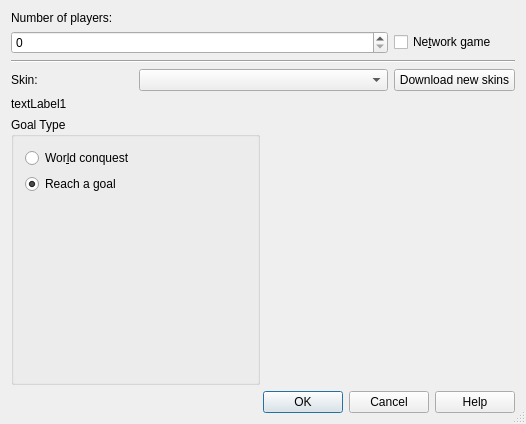
<ui version="4.0" >
 <author>Gaël de Chalendar &lt;kleag@free.fr></author>
 <comment>Enables to choose the number of players and the game skin used</comment>
 <class>NewGameDialog</class>
 <widget class="QDialog" name="NewGameDialog" >
  <property name="geometry" >
   <rect>
    <x>0</x>
    <y>0</y>
    <width>526</width>
    <height>424</height>
   </rect>
  </property>
  <property name="windowTitle" >
   <string>Ksirk - New game properties</string>
  </property>
  <property name="sizeGripEnabled" >
   <bool>true</bool>
  </property>
  <layout class="QGridLayout" >
   <item row="0" column="0" colspan="4" >
    <widget class="QLabel" name="textLabel1" >
     <property name="text" >
      <string>Number of players:</string>
     </property>
     <property name="wordWrap" >
      <bool>false</bool>
     </property>
    </widget>
   </item>
   <item row="1" column="0" colspan="3" >
    <widget class="QSpinBox" name="playersNumberEntry" >
     <property name="toolTip" >
      <string>Spin this to choose the number of players.</string>
     </property>
     <property name="whatsThis" >
      <string>A spin box to choose the number of players</string>
     </property>
    </widget>
   </item>
   <item row="1" column="3" >
    <widget class="QCheckBox" name="networkGameCheckBox" >
     <property name="toolTip" >
      <string>Check this to create a network game</string>
     </property>
     <property name="whatsThis" >
      <string>A network game will be created if checked</string>
     </property>
     <property name="text" >
      <string>Ne&amp;twork game</string>
     </property>
    </widget>
   </item>
   <item row="3" column="0" colspan="4" >
    <widget class="Line" name="line1" >
     <property name="frameShape" >
      <enum>QFrame::HLine</enum>
     </property>
     <property name="frameShadow" >
      <enum>QFrame::Sunken</enum>
     </property>
     <property name="orientation" >
      <enum>Qt::Horizontal</enum>
     </property>
    </widget>
   </item>
   <item row="4" column="0" >
    <widget class="QLabel" name="textLabel2" >
     <property name="text" >
      <string>Skin:</string>
     </property>
     <property name="wordWrap" >
      <bool>false</bool>
     </property>
    </widget>
   </item>
   <item row="4" column="1" colspan="2" >
    <widget class="QComboBox" name="skinCombo" >
     <property name="toolTip" >
      <string>Choose the skin (map, nationalities, etc.) to use for this game.</string>
     </property>
     <property name="whatsThis" >
      <string>A combo listing all the available skins.</string>
     </property>
    </widget>
   </item>
   <item row="5" column="0" colspan="4" >
    <widget class="QLabel" name="skinDescLabel" >
     <property name="text" >
      <string>textLabel1</string>
     </property>
     <property name="alignment" >
      <set>Qt::AlignVCenter</set>
     </property>
     <property name="wordWrap" >
      <bool>false</bool>
     </property>
    </widget>
   </item>
   <item row="6" column="0" colspan="2" >
    <widget class="QGroupBox" name="goalGroup" >
     <property name="title" >
      <string>Goal Type</string>
     </property>
     <layout class="QVBoxLayout" >
      <item>
       <widget class="QRadioButton" name="radioWorld" >
        <property name="toolTip" >
         <string>Choose this for players to have to conquer all the world to win.</string>
        </property>
        <property name="whatsThis" >
         <string>In this mode, a player will have to conquer all the world to win.</string>
        </property>
        <property name="text" >
         <string>Wor&amp;ld conquest</string>
        </property>
       </widget>
      </item>
      <item>
       <widget class="QRadioButton" name="radioGoal" >
        <property name="toolTip" >
         <string>Choose this to have a goal assigned to each player.</string>
        </property>
        <property name="whatsThis" >
         <string>In this mode, a goal will be assigned to each player, which he will have to reach in order to win.</string>
        </property>
        <property name="text" >
         <string>Reach a goal</string>
        </property>
        <property name="shortcut" >
         <string/>
        </property>
        <property name="checked" >
         <bool>true</bool>
        </property>
       </widget>
      </item>
      <item>
       <spacer>
        <property name="orientation" >
         <enum>Qt::Vertical</enum>
        </property>
        <property name="sizeHint" stdset="0" >
         <size>
          <width>20</width>
          <height>40</height>
         </size>
        </property>
       </spacer>
      </item>
     </layout>
    </widget>
   </item>
   <item row="6" column="2" colspan="2" >
    <widget class="QLabel" name="skinSnapshotPixmap" >
     <property name="sizePolicy" >
      <sizepolicy vsizetype="Expanding" hsizetype="Expanding" >
       <horstretch>0</horstretch>
       <verstretch>0</verstretch>
      </sizepolicy>
     </property>
     <property name="pixmap" >
      <pixmap/>
     </property>
     <property name="scaledContents" >
      <bool>true</bool>
     </property>
     <property name="wordWrap" >
      <bool>false</bool>
     </property>
    </widget>
   </item>
   <item row="7" column="0" colspan="4" >
    <widget class="KDialogButtonBox" name="buttonbox" >
     <property name="standardButtons" >
      <set>QDialogButtonBox::Cancel|QDialogButtonBox::Help|QDialogButtonBox::Ok</set>
     </property>
    </widget>
   </item>
   <item row="4" column="3" >
    <widget class="KPushButton" name="ghnsbutton" >
     <property name="text" >
      <string>Download new skins</string>
     </property>
    </widget>
   </item>
  </layout>
 </widget>
 <layoutdefault spacing="6" margin="11" />
 <customwidgets>
  <customwidget>
   <class>KDialogButtonBox</class>
   <extends>QDialogButtonBox</extends>
   <header>kdialogbuttonbox.h</header>
  </customwidget>
  <customwidget>
   <class>KPushButton</class>
   <extends>QPushButton</extends>
   <header>kpushbutton.h</header>
  </customwidget>
 </customwidgets>
 <tabstops>
  <tabstop>skinCombo</tabstop>
  <tabstop>playersNumberEntry</tabstop>
  <tabstop>radioWorld</tabstop>
  <tabstop>radioGoal</tabstop>
  <tabstop>networkGameCheckBox</tabstop>
 </tabstops>
 <resources/>
 <connections/>
</ui>
